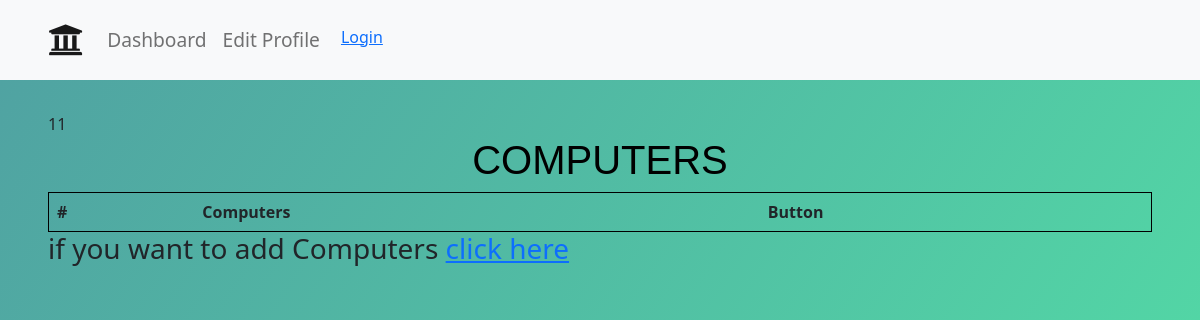
/lab/11, run on an earlier commit of the app's database.
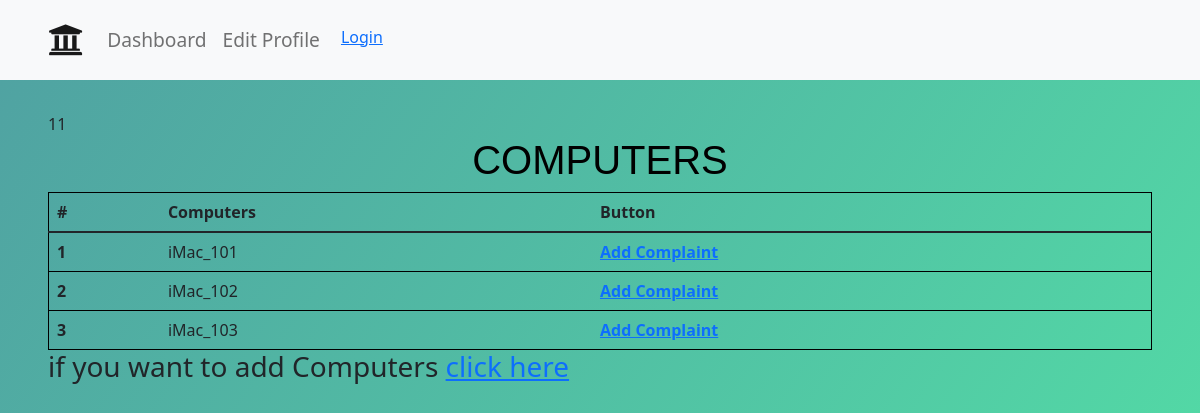
And on a later commit of the database.
### main/models.py (models this page shows)
class Computers(models.Model):
    computer_id=models.CharField(max_length=20, blank=False, null=False)
    lab_id=models.ForeignKey(Lab, on_delete=models.CASCADE)
    floor_id=models.CharField(max_length=10,blank=False, null=False)
    def __str__(self):
        return self.computer_id

### main/views.py (the view)
# urls.py: path("lab/<pk>", views.lab, name='lab'),
def lab(request, pk):
	print(pk)
	computers = Computers.objects.filter(lab_id=pk).order_by('id').all()
	print(computers)
	return render(request, "lab.html", {
				'computers': computers,
				'labid': pk })

### templates/lab.html
{% extends 'base.html' %}
{% load static %}
{% block body %}
{% include 'navbar.html' with user=user %}
<div class="wrapper_">
<a>{{ labid }}</a>
<div class = "lab-h1">
    <h1>computers</h1>
</div>
<div class = "lab-computers">
    <table class="table">
        <thead class="thead-dark">
          <tr>
            <th scope="col">#</th>
            <th scope="col">Computers</th>
            <th scope="col">Button</th>
          </tr>
        </thead>
        <tbody>
        {% for computer in computers %}
          <tr>
            <th scope="row">{{forloop.counter}}</th>
            <td>{{ computer }}</td>
            <th><a href="{% url 'main:complaint' pk=computer.id %}">Add Complaint </a> </h5></th>
          </tr>
        {% endfor %}
        </tbody>
    </table>
</div>
<h3> if you want to add Computers <a href="{% url 'main:add_computer' pk=labid %}">click here</a> </h3>
</div>
{% endblock body %}

What changed in the data, as far as the page shows it:
added Computers: computer "iMac_101"
added Computers: computer "iMac_102"
added Computers: computer "iMac_103"
